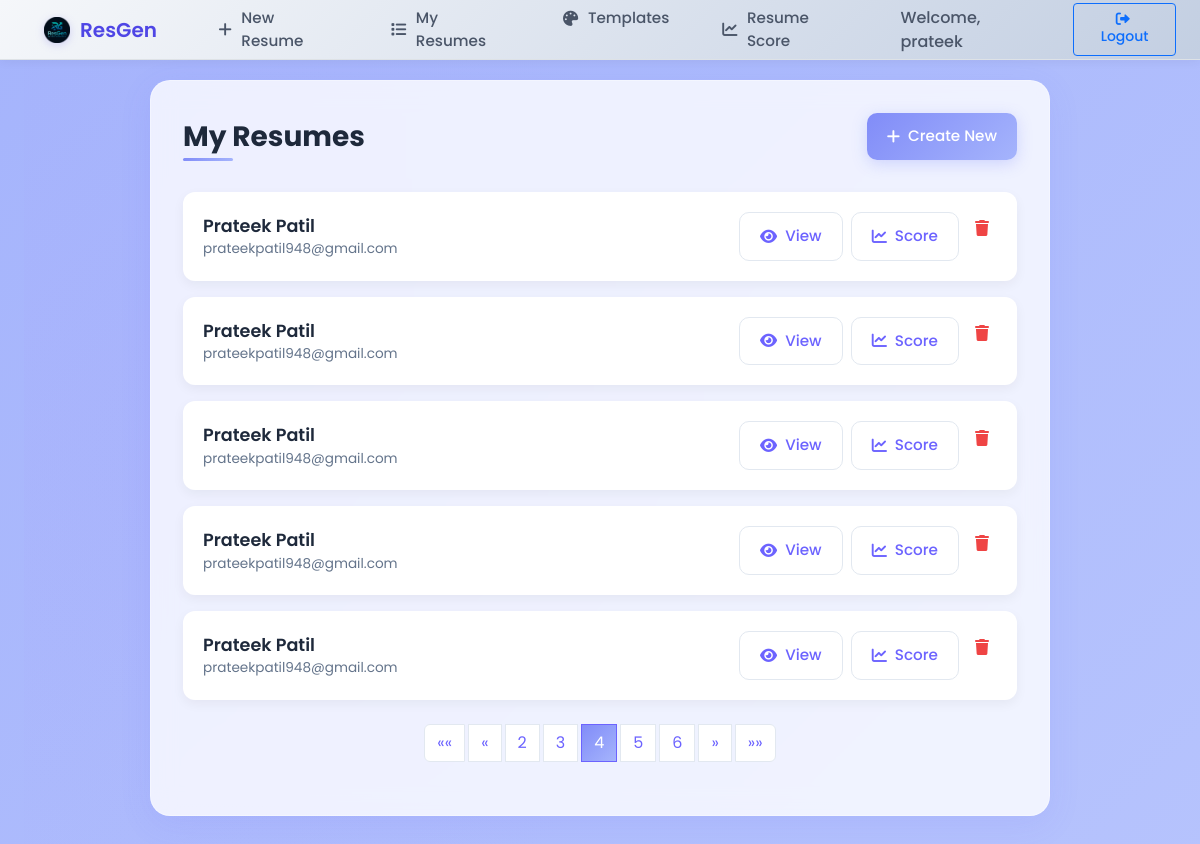
The app's page /list/?page=4 (signed in) with its own data.
### pdf/models.py (models this page shows, shortened)
class Profile(models.Model):
    user = models.ForeignKey(User, on_delete=models.CASCADE, null=True, blank=True)
    first_name = models.CharField(max_length=100)
    last_name = models.CharField(max_length=100)
    email = models.EmailField(unique=False)
    phone = models.CharField(max_length=20)
    linkedin_id = models.URLField(blank=True, null=True)
    summary = models.TextField()
    skills = models.TextField()
    certifications = models.TextField(blank=True, null=True)
    education = models.JSONField(default=list)
    experience = models.JSONField(default=list)
    projects = models.JSONField(default=list)
    template_choice = models.CharField(max_length=1, default='1')
    score = models.FloatField(null=True, blank=True)
    last_analyzed = models.DateTimeField(null=True, blank=True)
    score_metrics = models.JSONField(default=dict, blank=True)  # Stores detailed metrics
    feedback = models.TextField(blank=True, null=True)  # Stores analysis feedback
    ai_suggestions = models.JSONField(default=list, blank=True)  # Stores AI editing suggestions

### pdf/views.py (the view)
# urls.py: path('list/', views.list_profiles, name='list'),
@login_required
def list_profiles(request):
    profiles = Profile.objects.filter(user=request.user).order_by("-id")
    paginator = Paginator(profiles, 5)
    page = paginator.get_page(request.GET.get("page"))
    return render(request, "pdf/list.html", {"page_obj": page})

### pdf/templates/pdf/list.html (shortened to what this page needs)
{% extends 'pdf/base.html' %}
{% load static %}
{% block content %}
<div class="list-container">
    <div class="list-content">
        <div class="header-container">
            <h1 class="page-title">My Resumes</h1>
            <a href="{% url 'generate_options' %}" class="home-btn primary-btn">
                <i class="fas fa-plus"></i> Create New
            </a>
        </div>
        {% if page_obj %}
        <div class="profiles-list">
            {% for profile in page_obj %}
            <div class="profile-card">
                <div class="d-flex justify-content-between align-items-center">
                    <div class="profile-info">
                        <div>
                            <span class="profile-name">{{ profile.first_name }} {{ profile.last_name }}</span>
                        </div>
                        <small class="profile-email">{{ profile.email }}</small>
                    </div>
                    <div class="action-btns">
                        <button class="home-btn secondary-btn view-btn" data-profile-id="{{ profile.id }}">
                            <i class="fas fa-eye"></i> View
                        </button>
                        <a href="{% url 'analyze_profile_resume' profile.id %}" class="home-btn secondary-btn">
                            <i class="fas fa-chart-line"></i> Score
                        </a>
                        <form method="post" action="{% url 'delete_resume' profile.id %}" class="d-inline">
                            <button type="submit" class="delete-btn" onclick="return confirm('Are you sure you want to delete this resume?')">
                                <i class="fas fa-trash"></i>
                            </button>
                        </form>
                    </div>
                </div>
            </div>
            {% endfor %}
        </div>
        <div class="pagination-container mt-4">
            <nav aria-label="Page navigation">
                <ul class="pagination justify-content-center">
                    {% if page_obj.has_previous %}
                        <li class="page-item">
                            <a class="page-link" href="?page=1" aria-label="First">
                                <span aria-hidden="true">&laquo;&laquo;</span>
                            </a>
                        </li>
                        <li class="page-item">
                            <a class="page-link" href="?page={{ page_obj.previous_page_number }}" aria-label="Previous">
                                <span aria-hidden="true">&laquo;</span>
                            </a>
                        </li>
                    {% endif %}
                    {% for num in page_obj.paginator.page_range %}
                        {% if page_obj.number == num %}
                            <li class="page-item active"><a class="page-link" href="#">{{ num }}</a></li>
                        {% elif num > page_obj.number|add:'-3' and num < page_obj.number|add:'3' %}
                            <li class="page-item"><a class="page-link" href="?page={{ num }}">{{ num }}</a></li>
                        {% endif %}
                    {% endfor %}
                    {% if page_obj.has_next %}
                        <li class="page-item">
                            <a class="page-link" href="?page={{ page_obj.next_page_number }}" aria-label="Next">
                                <span aria-hidden="true">&raquo;</span>
                            </a>
                        </li>
                        <li class="page-item">
                            <a class="page-link" href="?page={{ page_obj.paginator.num_pages }}" aria-label="Last">
                                <span aria-hidden="true">&raquo;&raquo;</span>
                            </a>
                        </li>
                    {% endif %}
                </ul>
            </nav>
        </div>
        {% endif %}
    </div>
</div>
{% endblock %}

### pdf/templates/pdf/base.html (shortened to what this page needs)
{% load static %}
<!DOCTYPE html>
<html lang="en">
<head>
    <link href="https://cdn.jsdelivr.net/npm/bootstrap@5.3.0/dist/css/bootstrap.min.css" rel="stylesheet">
    <link rel="stylesheet" href="https://cdnjs.cloudflare.com/ajax/libs/font-awesome/6.0.0/css/all.min.css">
</head>
<body>
    <nav class="navbar navbar-expand-lg navbar-custom">
        <div class="container-fluid">
            <a class="navbar-brand" href="{% url 'welcome' %}">
                <img src="{% static 'images/logonew.png' %}" alt="Logo">
                ResGen
            </a>
            <div class="collapse navbar-collapse" id="navbarContent">
                <ul class="navbar-nav me-auto">
                    <li class="nav-item">
                        <a class="nav-link" href="{% url 'generate_options' %}">
                            <i class="fas fa-plus"></i> New Resume
                        </a>
                    </li>
                    <li class="nav-item">
                        <a class="nav-link" href="{% url 'list' %}">
                            <i class="fas fa-list"></i> My Resumes
                        </a>
                    </li>
                    <li class="nav-item">
                        <a class="nav-link" href="{% url 'template_preview' %}">
                            <i class="fas fa-palette"></i> Templates
                        </a>
                    </li>
                    <li class="nav-item">
                        <a class="nav-link" href="{% url 'analyze_resume' %}">
                            <i class="fas fa-chart-line"></i> Resume Score
                        </a>
                    </li>
                </ul>
                <div class="d-flex align-items-center">
                    {% if user.is_authenticated %}
                        <span class="navbar-text">Welcome, {{ user.username }}</span>
                        <a href="{% url 'logout' %}" class="btn btn-sm btn-outline-primary btn-nav ms-2">
                            <i class="fas fa-sign-out-alt me-1"></i> Logout
                        </a>
                    {% endif %}
                </div>
            </div>
        </div>
    </nav>
    <div class="content-container">
        {% block content %}{% endblock %}
    </div>
</body>
</html>

### pdf/templates/pdf/base.html (style rules this page uses)
body { background-color: #f8f9fa; color: #212529; padding-top: 60px; margin: 0; position: relative; min-height: 100vh; font-family: 'Poppins', sans-serif; }
.navbar-custom { background: linear-gradient(135deg, #f5f7fa 0%, #c3cfe2 100%); padding: 0; position: fixed; top: 0; left: 0; right: 0; z-index: 1030; box-shadow: 0 2px 10px rgba(0, 0, 0, 0.05); border-bottom: 1px solid #dee2e6; max-height: 60px; }
.container-fluid { padding: 0 1.5rem; }
.navbar-brand { color: #4f46e5; font-weight: 600; padding: 1.1rem 1.25rem; transition: all 0.4s cubic-bezier(0.25, 0.8, 0.25, 1); display: flex; align-items: center; position: relative; overflow: hidden; }
.navbar-brand::before { content: ''; position: absolute; bottom: 0; left: 0; width: 100%; height: 2px; background: #4f46e5; transform: scaleX(0); transform-origin: right; transition: transform 0.4s cubic-bezier(0.25, 0.8, 0.25, 1); }
.navbar-brand img { height: 26px; margin-right: 10px; transition: all 0.4s cubic-bezier(0.25, 0.8, 0.25, 1); filter: drop-shadow(0 2px 4px rgba(79, 70, 229, 0.2)); }
.nav-item { position: relative; margin: 0 0.15rem; }
.nav-link { color: #4a5568; padding: 1.1rem 1.5rem !important; transition: all 0.3s cubic-bezier(0.25, 0.8, 0.25, 1); font-size: 0.95rem; font-weight: 500; position: relative; display: flex; align-items: center; border-radius: 0 !important; -webkit-tap-highlight-color: transparent; }
.nav-link::after { content: ''; position: absolute; bottom: 0; left: 50%; right: 50%; height: 2px; background: #4f46e5; transition: all 0.3s cubic-bezier(0.25, 0.8, 0.25, 1); opacity: 0; }
.nav-link i { margin-right: 0.6rem; transition: all 0.3s ease; }
.navbar-text { padding: 0 1.25rem; color: #4a5568; font-weight: 500; transition: all 0.3s ease; }
.btn-nav { border-radius: 4px !important; padding: 0.5rem 1rem !important; font-weight: 500; transition: all 0.3s cubic-bezier(0.25, 0.8, 0.25, 1) !important; box-shadow: none !important; -webkit-tap-highlight-color: transparent; }
.content-container { padding: 1.5rem; margin-top: 0; }

### records on screen
Profile: first_name "Prateek", last_name "Patil", email "prateekpatil948@gmail.com"
Profile: first_name "Prateek", last_name "Patil", email "prateekpatil948@gmail.com"
Profile: first_name "Prateek", last_name "Patil", email "prateekpatil948@gmail.com"
Profile: first_name "Prateek", last_name "Patil", email "prateekpatil948@gmail.com"
Profile: first_name "Prateek", last_name "Patil", email "prateekpatil948@gmail.com"

### other values on screen
{{ user.username }} "prateek"
{{ num }} "2" "3" "5" "6"
{{ num }} "4"
